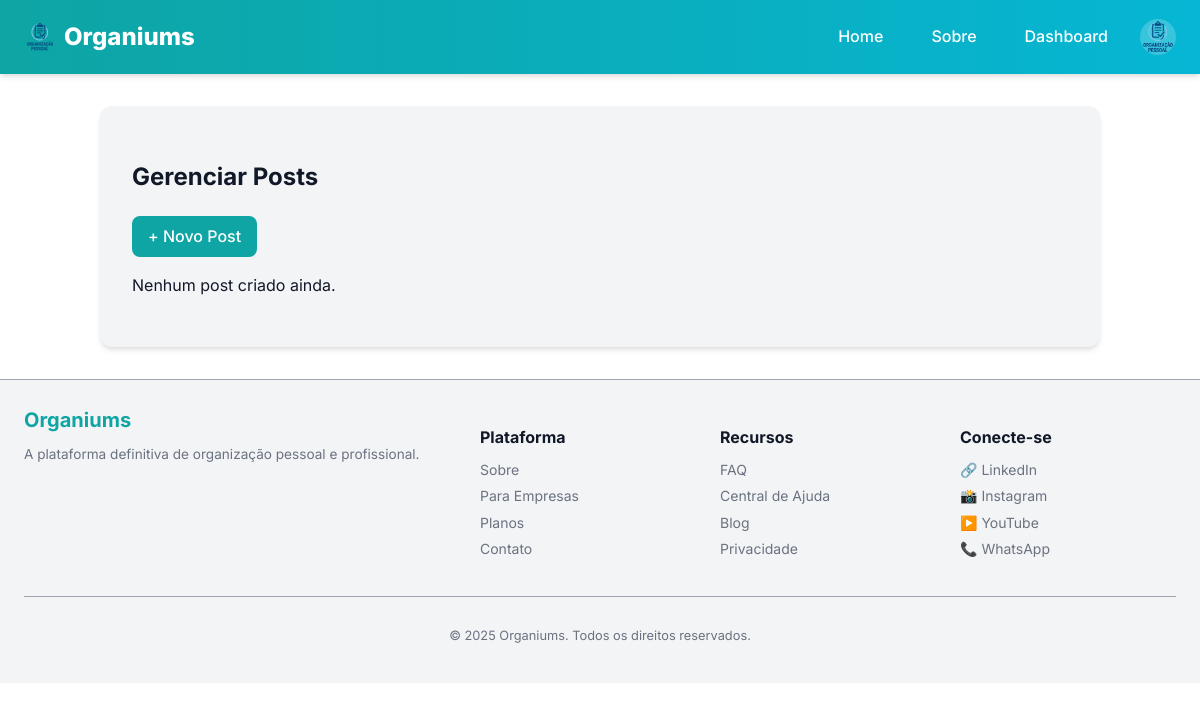
Page /admin/blog (signed in) on the earlier database version.
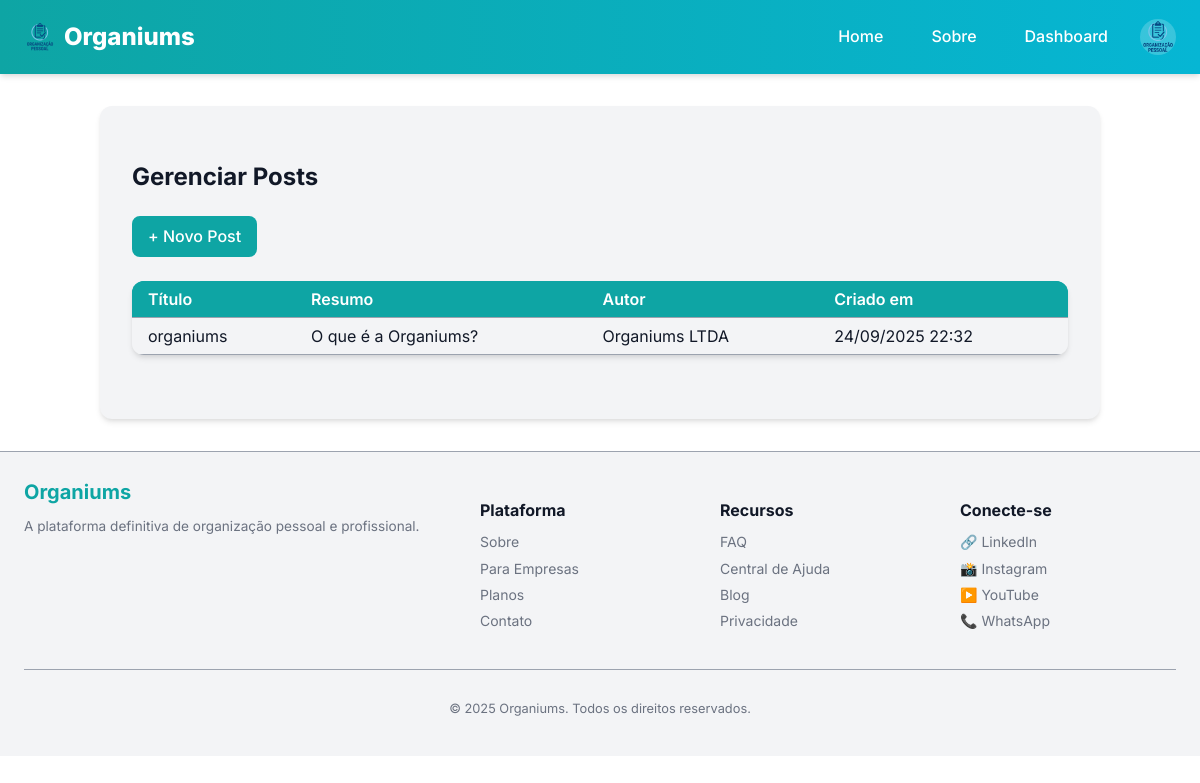
Same page on the later database version.
### models.py (models this page shows, shortened)
class BlogPost(db.Model):
    id = db.Column(db.Integer, primary_key=True)
    titulo = db.Column(db.String(200), nullable=False)
    slug = db.Column(db.String(200), unique=True, nullable=False)
    resumo = db.Column(db.String(300))
    conteudo = db.Column(db.Text, nullable=False)
    autor_id = db.Column(db.Integer, db.ForeignKey('user.id'))
    criado_em = db.Column(db.DateTime, default=db.func.current_timestamp())
    atualizado_em = db.Column(db.DateTime, default=db.func.current_timestamp(), onupdate=db.func.current_timestamp())
    autor = db.relationship('User', backref='posts')

class User(UserMixin, db.Model):
    __tablename__ = "user"
    id = db.Column(db.Integer, primary_key=True)
    username = db.Column(db.String(50), unique=True, index=True, nullable=False)
    name = db.Column(db.String(120), nullable=False)
    email = db.Column(db.String(120), unique=True, index=True, nullable=False)
    password_hash = db.Column(db.String(128))
    avatar = db.Column(db.String(200))
    role = db.Column(db.String(30), default="cliente", nullable=False)
    company_id = db.Column(db.Integer, db.ForeignKey('company.id'), nullable=True)
    def is_admin(self):
        return self.role == "admin"

### app/views.py (the view)
@bp.route('/admin/blog')
@login_required
def admin_blog():
    if not current_user.is_admin() and not current_user.is_funcionario():
        abort(403)
    register_log("Acesso à página do blog")
    posts = BlogPost.query.order_by(BlogPost.criado_em.desc()).all()
    return render_template('admin/blog_list.html', posts=posts)

### app/utils.py (called while the page is built)
def register_log(action, status="ok"):
    user_id = current_user.id if current_user.is_authenticated else None
    ip_address = request.remote_addr
    log = Log(
        user_id=user_id,
        action=action,
        ip_address=ip_address,
        status=status
    )
    db.session.add(log)
    db.session.commit()

### manage.py (called while the page is built)
def create_app(config_object=None):
    app = Flask(__name__, template_folder='app/templates', static_folder='app/static')
    app.config.from_object(config_object or Config)
    db.init_app(app)
    migrate.init_app(app, db)
    login.init_app(app)
    from models import User
    @login.user_loader
    def load_user(user_id):
        return User.query.get(int(user_id))
    from app.views import bp as app_bp
    from api.views import bp as api_bp
    app.register_blueprint(app_bp)
    app.register_blueprint(api_bp, url_prefix='/api')
    app.config['MAX_CONTENT_LENGTH'] = 2 * 1024 * 1024
    register_error_handlers(app)
    @app.shell_context_processor
    def make_shell_context():
        return {'db': db, 'User': User}
    return app

### app/templates/admin/blog_list.html (shortened to what this page needs)
{% extends 'base.html' %}
{% block content %}
<link rel="stylesheet" href="{{ url_for('static', filename='css/pages/private/blog.css') }}">
<section class="admin-section">
    <div class="admin-header">
        <h1>Gerenciar Posts</h1>
        <a href="{{ url_for('app_bp.admin_blog_novo') }}" class="btn btn-primary">+ Novo Post</a>
    </div>
    {% if posts %}
        <table class="blog-table">
            <thead>
                <tr>
                    <th>Título</th>
                    <th>Resumo</th>
                    <th>Autor</th>
                    <th>Criado em</th>
                </tr>
            </thead>
            <tbody>
                {% for post in posts %}
                    <tr>
                        <td>{{ post.titulo }}</td>
                        <td>{{ post.resumo or "-" }}</td>
                        <td>{{ post.autor.name }}</td>
                        <td>{{ post.criado_em.strftime('%d/%m/%Y %H:%M') }}</td>
                    </tr>
                {% endfor %}
            </tbody>
        </table>
    {% else %}
        <p>Nenhum post criado ainda.</p>
    {% endif %}
</section>
{% endblock %}

Differences in the rows shown:
added BlogPost: titulo "organiums", resumo "O que é a Organiums?", autor.name "Organiums LTDA", criado_em "24/09/2025 22:32"
Other differences:
text no longer shown: "Nenhum post criado ainda."
text now shown: "Título Resumo Autor Criado em"
